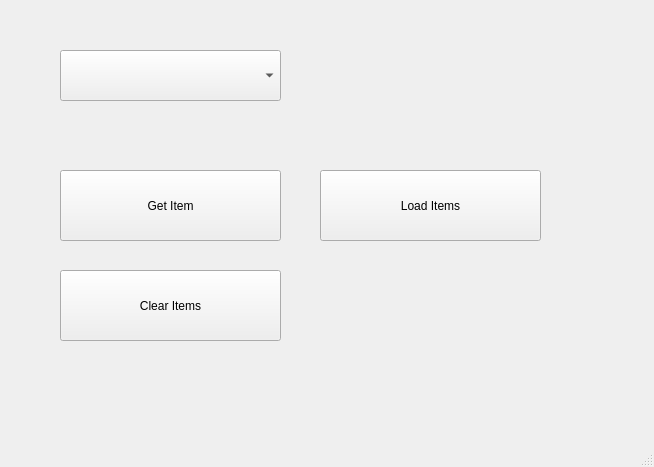
<?xml version="1.0" encoding="UTF-8"?>
<ui version="4.0">
 <class>MainWindow</class>
 <widget class="QMainWindow" name="MainWindow">
  <property name="geometry">
   <rect>
    <x>0</x>
    <y>0</y>
    <width>654</width>
    <height>467</height>
   </rect>
  </property>
  <property name="windowTitle">
   <string>MainWindow</string>
  </property>
  <widget class="QWidget" name="centralwidget">
   <widget class="QComboBox" name="cbSehirler">
    <property name="geometry">
     <rect>
      <x>60</x>
      <y>50</y>
      <width>221</width>
      <height>51</height>
     </rect>
    </property>
   </widget>
   <widget class="QLabel" name="lblResult">
    <property name="geometry">
     <rect>
      <x>340</x>
      <y>60</y>
      <width>201</width>
      <height>41</height>
     </rect>
    </property>
    <property name="text">
     <string/>
    </property>
   </widget>
   <widget class="QPushButton" name="btnGetItem">
    <property name="geometry">
     <rect>
      <x>60</x>
      <y>170</y>
      <width>221</width>
      <height>71</height>
     </rect>
    </property>
    <property name="text">
     <string>Get Item</string>
    </property>
   </widget>
   <widget class="QPushButton" name="btnLoadItems">
    <property name="geometry">
     <rect>
      <x>320</x>
      <y>170</y>
      <width>221</width>
      <height>71</height>
     </rect>
    </property>
    <property name="text">
     <string>Load Items</string>
    </property>
   </widget>
   <widget class="QPushButton" name="btnClear">
    <property name="geometry">
     <rect>
      <x>60</x>
      <y>270</y>
      <width>221</width>
      <height>71</height>
     </rect>
    </property>
    <property name="text">
     <string>Clear Items</string>
    </property>
   </widget>
  </widget>
  <widget class="QMenuBar" name="menubar">
   <property name="geometry">
    <rect>
     <x>0</x>
     <y>0</y>
     <width>654</width>
     <height>21</height>
    </rect>
   </property>
  </widget>
  <widget class="QStatusBar" name="statusbar"/>
 </widget>
 <resources/>
 <connections/>
</ui>
